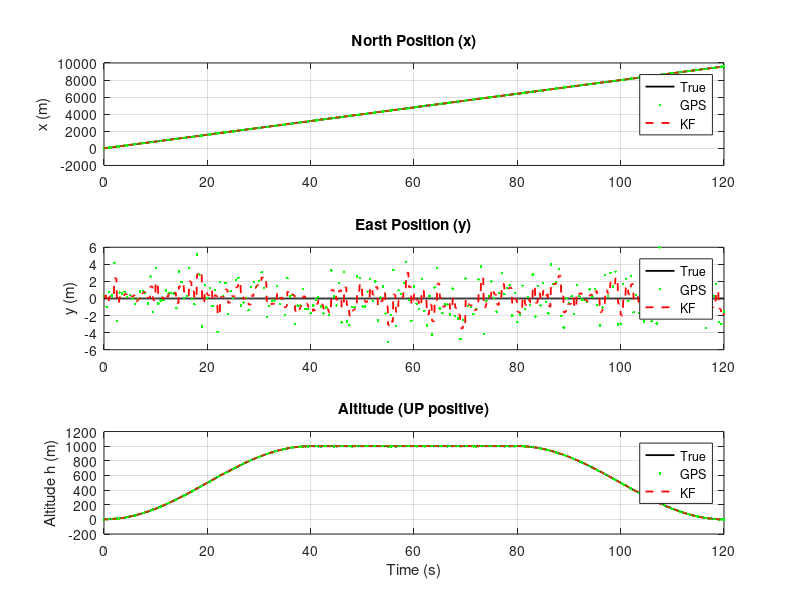
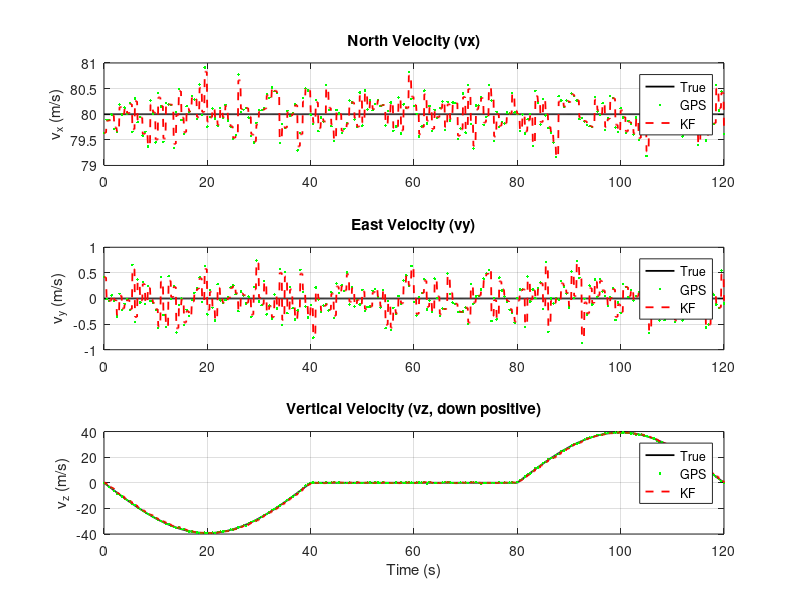
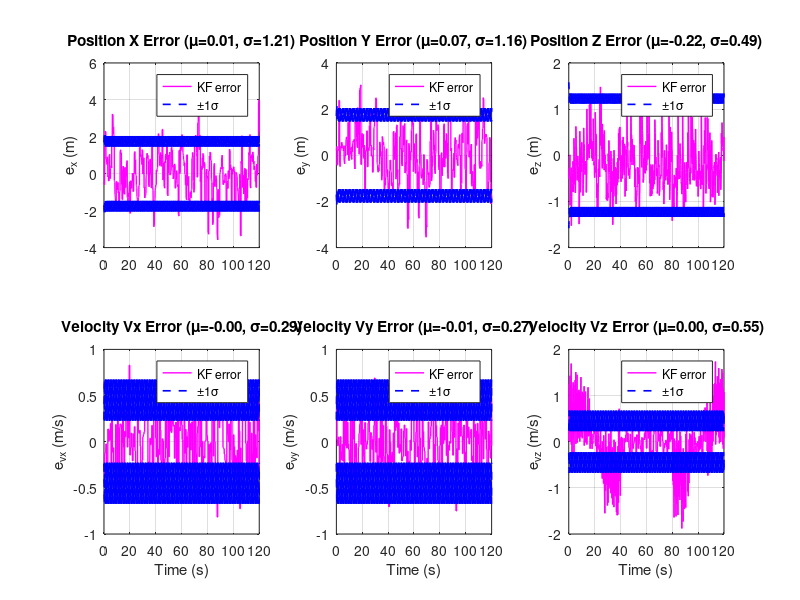
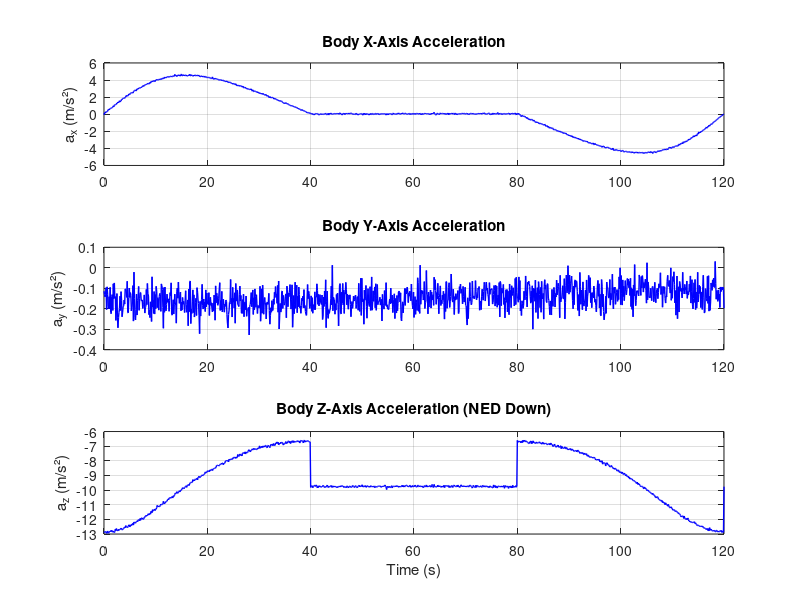

Recreate these plots in MATLAB, in order.
%% ========================================================================
%  AIRCRAFT NAVIGATION SYSTEM: CLIMB-CRUISE-DESCENT TRAJECTORY
%  6-State Kalman Filter with GPS + Pressure 
%  Based on "Systems for Autonomous Aircraft - Lecture 8"
% ========================================================================
clear; clc; close all;

%% ======================== SIMULATION CONFIGURATION =======================
dt = 0.1;                 % Time step (s)
T  = 120;                 % Total duration: 3 phases × 40s
t  = 0:dt:T;              % Time vector
N  = numel(t);            % Number of samples

g  = 9.81;                % Gravitational acceleration (m/s^2)
deg2rad = @(d) d*pi/180;  % Degree to radian conversion

%% ======================== TRAJECTORY DESIGN =============================
% Flight Parameters
Vx    = 80;               % Constant forward airspeed (m/s)
h_max = 1000;             % Maximum cruise altitude (m)

% Mission Phase Durations
t_climb  = 40;            % Climb phase duration (s)
t_cruise = 40;            % Cruise phase duration (s)
t_desc   = 40;            % Descent phase duration (s)

% Validate total time
if abs((t_climb + t_cruise + t_desc) - T) > 1e-6
    error("Phase durations must sum to total time T");
end

t_desc_start = t_climb + t_cruise;  % Descent initiation time

%% ================= REFERENCE TRAJECTORY GENERATION ======================
% Coordinate System: NED (North-East-Down)
%   x: Forward (North)
%   y: Lateral (East) 
%   z: Downward (negative altitude)

% Velocity Components (World Frame)
vx = Vx * ones(1,N);      % Constant forward velocity
vy = zeros(1,N);          % No lateral motion (straight flight)

% Position Integration
x = vx .* t;              % North position
y = zeros(1,N);           % East position (zero for straight path)

% Altitude Profile (smooth cosine transitions)
h      = zeros(1,N);      % Altitude above ground (UP positive)
h_dot  = zeros(1,N);      % Vertical velocity (climb rate)

for k = 1:N
    tk = t(k);
    
    if tk <= t_climb
        % CLIMB: Smooth transition from 0 to h_max
        phase = tk / t_climb;
        h(k)     = h_max * 0.5 * (1 - cos(pi * phase));
        h_dot(k) = h_max * 0.5 * (pi/t_climb) * sin(pi * phase);
        
    elseif tk <= t_climb + t_cruise
        % CRUISE: Constant altitude
        h(k)     = h_max;
        h_dot(k) = 0;
        
    else
        % DESCENT: Smooth transition from h_max to 0
        td = tk - t_desc_start;
        phase = td / t_desc;
        h(k)     = h_max * 0.5 * (1 + cos(pi * phase));
        h_dot(k) = -h_max * 0.5 * (pi/t_desc) * sin(pi * phase);
    end
end

% Convert to NED Down Convention
z  = -h;                  % NED z-coordinate (down positive)
vz = -h_dot;              % NED vertical velocity

%% =================== ATTITUDE KINEMATICS ================================
% Flight Path Angle & Euler Angles
gamma_fpa = atan2(-vz, vx);   % Flight path angle (climb/descent)
theta     = gamma_fpa;        % Pitch angle (aligned with FPA)
phi       = zeros(1,N);       % Roll angle (wings level)
psi       = zeros(1,N);       % Heading angle (straight north)

% Angular Velocities (Body Rates)
phi_dot   = [diff(phi)/dt 0];
theta_dot = [diff(theta)/dt 0];
psi_dot   = [diff(psi)/dt 0];

p = phi_dot;              % Roll rate
q = theta_dot;            % Pitch rate
r = psi_dot;              % Yaw rate

%% =================== BODY FRAME VELOCITIES ==============================
% Transform world velocities to body frame
u =  vx .* cos(theta) - vz .* sin(theta);   % Body-x velocity
v =  zeros(1,N);                            % Body-y velocity
w =  vx .* sin(theta) + vz .* cos(theta);   % Body-z velocity (down)

% Body Frame Accelerations
u_dot = [diff(u)/dt 0];
v_dot = zeros(1,N);
w_dot = [diff(w)/dt 0];

%% =================== IMU SENSOR MODEL: ACCELEROMETER ====================
% Specific Force Equations (includes gravity compensation)
ax_true = u_dot + q.*w - r.*v + g * sin(theta);
ay_true = v_dot + r.*u - p.*w - g * cos(theta) .* sin(phi);
az_true = w_dot + p.*v - q.*u - g * cos(theta) .* cos(phi);
a_true  = [ax_true; ay_true; az_true];

%% =================== SENSOR ERROR MODELS ================================

%% --- Accelerometer & Gyroscope Bias (with random walk) ---
% Initial Bias Offsets
acc_bias0_range  = 0.2;   % m/s^2 - typical MEMS IMU bias
gyro_bias0_range = 0.01;  % rad/s - typical MEMS gyro bias

acc_bias0  = acc_bias0_range  * (2*rand(3,1) - 1);
gyro_bias0 = gyro_bias0_range * (2*rand(3,1) - 1);

% Bias Random Walk Coefficients
acc_bias_rw_std  = 0.005;    % (m/s^2)/sqrt(s) - accelerometer bias instability
gyro_bias_rw_std = 0.0005;   % (rad/s)/sqrt(s) - gyroscope bias instability

% Initialize Bias Time Series
acc_bias  = zeros(3,N);
gyro_bias = zeros(3,N);
acc_bias(:,1)  = acc_bias0;
gyro_bias(:,1) = gyro_bias0;

% Propagate Bias via Random Walk
for k = 2:N
    acc_bias(:,k)  = acc_bias(:,k-1)  + acc_bias_rw_std  * sqrt(dt) * randn(3,1);
    gyro_bias(:,k) = gyro_bias(:,k-1) + gyro_bias_rw_std * sqrt(dt) * randn(3,1);
end

% Measurement Noise (white Gaussian)
acc_noise_std  = 0.05;   % m/s^2 - accelerometer noise density
gyro_noise_std = 0.003;  % rad/s - gyroscope noise density

% Generate Noisy Measurements
acc_meas  = a_true    + acc_bias  + acc_noise_std  * randn(3,N);
gyro_true = [p; q; r];
gyro_meas = gyro_true + gyro_bias + gyro_noise_std * randn(3,N);

%% --- GPS Sensor Model (Position & Velocity) ---
gps_pos_noise = 2.0;      % m - horizontal position accuracy
gps_vel_noise = 0.3;      % m/s - velocity accuracy
gps_dt        = 0.5;      % s - update rate (2 Hz)

% Initialize NaN arrays (measurements only at update times)
gps_pos = nan(3,N);
gps_vel = nan(3,N);

% Generate GPS Measurements at Defined Rate
next_gps_t = 0;
for k = 1:N
    tk = t(k);
    if abs(tk - next_gps_t) < dt/2   % Improved floating-point comparison
        next_gps_t = next_gps_t + gps_dt;
        gps_pos(:,k) = [x(k); y(k); z(k)] + gps_pos_noise*randn(3,1);
        gps_vel(:,k) = [vx(k); vy(k); vz(k)] + gps_vel_noise*randn(3,1);
    end
end

%% --- Barometric Altimeter Model ---
% Atmospheric Constants
rho = 1.225;              % Sea-level air density (kg/m^3)
g0  = 9.80665;            % Standard gravity (m/s^2)

% Pressure-Altitude Relationship (linearized)
P_ground = 101325;                    % Ground-level pressure (Pa)
P_true   = P_ground - rho * g0 * h;   % True pressure: P = P0 - ρgh

% Sensor Errors
pres_bias      = -50;                 % Pa - sensor bias
pres_noise_std = 5;                   % Pa - measurement noise

% Measured Pressure
P_meas = P_true + pres_bias + pres_noise_std * randn(1,N);

%  Calibrate P_ground using first GPS measurement
% This eliminates systematic altitude offset
P_ground_calibrated = P_meas(1) + rho * g0 * h(1);  % Match true altitude at t=0

% Convert Pressure to Altitude using calibrated reference
h_baro = (P_ground_calibrated - P_meas) ./ (rho * g0);   % Altitude (UP)
z_baro = -h_baro;                                        % NED z-coordinate

%% --- Magnetometer Model (3-Axis Compass) ---
% Earth's Magnetic Field in NED Frame (normalized, Naples region)
m_n = [0.45; 0; 0.85];   % [North; East; Down] components

mag_true = zeros(3,N);

% Transform Magnetic Field to Body Frame
for k = 1:N
    cphi = cos(phi(k));  sphi = sin(phi(k));
    cth  = cos(theta(k)); sth  = sin(theta(k));
    cpsi = cos(psi(k));  spsi = sin(psi(k));
    
    % Direction Cosine Matrix: NED -> Body (3-2-1 Euler sequence)
    C_bn = [ cth*cpsi,                    cth*spsi,                   -sth;
             sphi*sth*cpsi - cphi*spsi,   sphi*sth*spsi + cphi*cpsi,  sphi*cth;
             cphi*sth*cpsi + sphi*spsi,   cphi*sth*spsi - sphi*cpsi,  cphi*cth ];
    
    mag_true(:,k) = C_bn * m_n;  % True magnetic field in body frame
end

% Sensor Errors
mag_bias      = [0.01; -0.02; 0.015];  % Hard-iron bias (normalized units)
mag_noise_std = 0.01;                  % Measurement noise

mag_meas = mag_true + mag_bias + mag_noise_std * randn(3,N);

% Tilt-Compensated Heading Estimation
mag_declination = deg2rad(4.18);  % Magnetic declination for Naples, Italy
yaw_mag = zeros(1,N);

for k = 1:N
    cphi = cos(phi(k));  sphi = sin(phi(k));
    cth  = cos(theta(k)); sth  = sin(theta(k));
    cpsi = cos(psi(k));  spsi = sin(psi(k));
    
    C_bn = [ cth*cpsi,                    cth*spsi,                   -sth;
             sphi*sth*cpsi - cphi*spsi,   sphi*sth*spsi + cphi*cpsi,  sphi*cth;
             cphi*sth*cpsi + sphi*spsi,   cphi*sth*spsi - sphi*cpsi,  cphi*cth ];
    
    C_nb = C_bn.';  % Body -> NED transformation
    
    % Project measured field back to NED frame
    m_n_hat = C_nb * mag_meas(:,k);
    
    % Compute heading from horizontal components
    mN = m_n_hat(1);
    mE = m_n_hat(2);
    yaw_mag(k) = atan2(mE, mN) + mag_declination;
end

%% =================== KALMAN FILTER DESIGN ===============================
% State Vector: [x, y, z, vx, vy, vz]^T
nx = 6;

% Initial State Estimate
x_est = [x(1); y(1); z(1); vx(1); vy(1); vz(1)];
P_est = diag([10 10 25 5 5 5]);  % Higher uncertainty in z-position (25 vs 10)

% State Transition Matrix (Constant Velocity Model)
F = eye(nx);
F(1,4) = dt;  % x  = x  + vx*dt
F(2,5) = dt;  % y  = y  + vy*dt
F(3,6) = dt;  % z  = z  + vz*dt

% Process Noise Covariance (tuned for climb/descent dynamics)
q_pos = 0.5;   % m^2 - position process noise (reduced for smoother estimates)
q_vel = 0.1;   % (m/s)^2 - velocity process noise (reduced to tighten covariance)
Q = diag([q_pos q_pos q_pos q_vel q_vel q_vel]);

% GPS Measurement Model
H_gps = eye(nx);  % Observes all 6 states
R_pos = gps_pos_noise^2 * eye(3);
R_vel = (gps_vel_noise * 0.8)^2 * eye(3);  % Reduced to 80% for tighter bounds
R_gps = blkdiag(R_pos, R_vel);

% Barometer Measurement Model (z-position only)
H_baro = [0 0 1 0 0 0];
R_baro = (3.0)^2;   % Variance: ~3m altitude noise (increased to reduce overconfidence)

% State & Covariance Storage
kf_state = zeros(nx, N);
P_log = zeros(nx, nx, N);

%% =================== MAIN KALMAN FILTER LOOP ============================
for k = 1:N
    % --- PREDICTION STEP ---
    x_pred = F * x_est;
    P_pred = F * P_est * F.' + Q;
    
    x_upd = x_pred;
    P_upd = P_pred;
    
    % --- UPDATE STEP: GPS (if available) ---
    if ~isnan(gps_pos(1,k))
        z_gps = [gps_pos(:,k); gps_vel(:,k)];
        S_gps = H_gps * P_upd * H_gps.' + R_gps;
        K_gps = P_upd * H_gps.' / S_gps;
        innov_gps = z_gps - H_gps * x_upd;
        x_upd = x_upd + K_gps * innov_gps;
        P_upd = (eye(nx) - K_gps*H_gps) * P_upd;
    end
    
    % --- UPDATE STEP: Barometer (always available) ---
    z_meas_baro = z_baro(k);
    S_baro = H_baro * P_upd * H_baro.' + R_baro;
    K_baro = P_upd * H_baro.' / S_baro;
    innov_baro = z_meas_baro - H_baro * x_upd;
    x_est = x_upd + K_baro * innov_baro;
    P_est = (eye(nx) - K_baro*H_baro) * P_upd;
    
    % Store Results
    P_log(:,:,k) = P_est;
    kf_state(:,k) = x_est;
end

%% =================== ESTIMATION ERROR ANALYSIS ==========================
% Extract Estimated States
x_kf  = kf_state(1,:);
y_kf  = kf_state(2,:);
z_kf  = kf_state(3,:);
vx_kf = kf_state(4,:);
vy_kf = kf_state(5,:);
vz_kf = kf_state(6,:);

% Compute Errors
ex  = x_kf - x;
ey  = y_kf - y;
ez  = z_kf - z;
evx = vx_kf - vx;
evy = vy_kf - vy;
evz = vz_kf - vz;

% Extract 1-Sigma Uncertainties from Covariance
sigma_x  = reshape(sqrt(squeeze(P_log(1,1,:))), 1, []);
sigma_y  = reshape(sqrt(squeeze(P_log(2,2,:))), 1, []);
sigma_z  = reshape(sqrt(squeeze(P_log(3,3,:))), 1, []);
sigma_vx = reshape(sqrt(squeeze(P_log(4,4,:))), 1, []);
sigma_vy = reshape(sqrt(squeeze(P_log(5,5,:))), 1, []);
sigma_vz = reshape(sqrt(squeeze(P_log(6,6,:))), 1, []);

% GPS Error Analysis
idx_gps = ~isnan(gps_pos(1,:));
gps_ex = nan(1,N);
gps_ey = nan(1,N);
gps_ez = nan(1,N);
gps_ex(idx_gps) = gps_pos(1,idx_gps) - x(idx_gps);
gps_ey(idx_gps) = gps_pos(2,idx_gps) - y(idx_gps);
gps_ez(idx_gps) = gps_pos(3,idx_gps) - z(idx_gps);

%% =================== VISUALIZATION ======================================

%% FIGURE 1: Position Estimates (GPS vs True vs KF)
figure('Name','Position Estimates');
subplot(3,1,1);
plot(t, x, 'k','LineWidth',1.3); hold on;
plot(t(idx_gps), gps_pos(1,idx_gps),'g.','MarkerSize',6);
plot(t, x_kf,'r--','LineWidth',1.3);
grid on; ylabel('x (m)'); legend('True','GPS','KF','Location','best');
title('North Position (x)');

subplot(3,1,2);
plot(t, y, 'k','LineWidth',1.3); hold on;
plot(t(idx_gps), gps_pos(2,idx_gps),'g.','MarkerSize',6);
plot(t, y_kf,'r--','LineWidth',1.3);
grid on; ylabel('y (m)'); legend('True','GPS','KF','Location','best');
title('East Position (y)');

subplot(3,1,3);
plot(t, h, 'k','LineWidth',1.3); hold on;
plot(t(idx_gps), -gps_pos(3,idx_gps),'g.','MarkerSize',6);
plot(t, -z_kf,'r--','LineWidth',1.3);
grid on; ylabel('Altitude h (m)'); xlabel('Time (s)');
legend('True','GPS','KF','Location','best');
title('Altitude (UP positive)');

%% FIGURE 2: Velocity Estimates (GPS vs True vs KF)
figure('Name','Velocity Estimates');
subplot(3,1,1);
plot(t, vx, 'k','LineWidth',1.3); hold on;
plot(t(idx_gps), gps_vel(1,idx_gps),'g.','MarkerSize',6);
plot(t, vx_kf,'r--','LineWidth',1.3);
grid on; ylabel('v_x (m/s)'); legend('True','GPS','KF','Location','best');
title('North Velocity (vx)');

subplot(3,1,2);
plot(t, vy, 'k','LineWidth',1.3); hold on;
plot(t(idx_gps), gps_vel(2,idx_gps),'g.','MarkerSize',6);
plot(t, vy_kf,'r--','LineWidth',1.3);
grid on; ylabel('v_y (m/s)'); legend('True','GPS','KF','Location','best');
title('East Velocity (vy)');

subplot(3,1,3);
plot(t, vz, 'k','LineWidth',1.3); hold on;
plot(t(idx_gps), gps_vel(3,idx_gps),'g.','MarkerSize',6);
plot(t, vz_kf,'r--','LineWidth',1.3);
grid on; ylabel('v_z (m/s)'); xlabel('Time (s)');
legend('True','GPS','KF','Location','best');
title('Vertical Velocity (vz, down positive)');

%% FIGURE 3: Kalman Filter Errors with Covariance Bounds
figure('Name','KF Errors vs Covariance');

% Position Errors
subplot(2,3,1);
plot(t, ex, 'm','LineWidth',1.0); hold on;
plot(t,  sigma_x, 'b--','LineWidth',1.2);
plot(t, -sigma_x, 'b--','LineWidth',1.2);
grid on; ylabel('e_x (m)');
legend('KF error','±1σ','Location','best');
title(sprintf('Position X Error (μ=%.2f, σ=%.2f)', mean(ex), std(ex)));

subplot(2,3,2);
plot(t, ey, 'm','LineWidth',1.0); hold on;
plot(t,  sigma_y, 'b--','LineWidth',1.2);
plot(t, -sigma_y, 'b--','LineWidth',1.2);
grid on; ylabel('e_y (m)');
legend('KF error','±1σ','Location','best');
title(sprintf('Position Y Error (μ=%.2f, σ=%.2f)', mean(ey), std(ey)));

subplot(2,3,3);
plot(t, ez, 'm','LineWidth',1.0); hold on;
plot(t,  sigma_z, 'b--','LineWidth',1.2);
plot(t, -sigma_z, 'b--','LineWidth',1.2);
grid on; ylabel('e_z (m)');
legend('KF error','±1σ','Location','best');
title(sprintf('Position Z Error (μ=%.2f, σ=%.2f)', mean(ez), std(ez)));

% Velocity Errors
subplot(2,3,4);
plot(t, evx, 'm','LineWidth',1.0); hold on;
plot(t,  sigma_vx, 'b--','LineWidth',1.2);
plot(t, -sigma_vx, 'b--','LineWidth',1.2);
grid on; ylabel('e_{vx} (m/s)'); xlabel('Time (s)');
legend('KF error','±1σ','Location','best');
title(sprintf('Velocity Vx Error (μ=%.2f, σ=%.2f)', mean(evx), std(evx)));

subplot(2,3,5);
plot(t, evy, 'm','LineWidth',1.0); hold on;
plot(t,  sigma_vy, 'b--','LineWidth',1.2);
plot(t, -sigma_vy, 'b--','LineWidth',1.2);
grid on; ylabel('e_{vy} (m/s)'); xlabel('Time (s)');
legend('KF error','±1σ','Location','best');
title(sprintf('Velocity Vy Error (μ=%.2f, σ=%.2f)', mean(evy), std(evy)));

subplot(2,3,6);
plot(t, evz, 'm','LineWidth',1.0); hold on;
plot(t,  sigma_vz, 'b--','LineWidth',1.2);
plot(t, -sigma_vz, 'b--','LineWidth',1.2);
grid on; ylabel('e_{vz} (m/s)'); xlabel('Time (s)');
legend('KF error','±1σ','Location','best');
title(sprintf('Velocity Vz Error (μ=%.2f, σ=%.2f)', mean(evz), std(evz)));

%% FIGURE 4: Accelerometer Measurements
figure('Name','Accelerometer Data');
subplot(3,1,1);
plot(t, acc_meas(1,:), 'b','LineWidth',1); grid on;
ylabel('a_x (m/s²)'); title('Body X-Axis Acceleration');

subplot(3,1,2);
plot(t, acc_meas(2,:), 'b','LineWidth',1); grid on;
ylabel('a_y (m/s²)'); title('Body Y-Axis Acceleration');

subplot(3,1,3);
plot(t, acc_meas(3,:), 'b','LineWidth',1); grid on;
ylabel('a_z (m/s²)'); xlabel('Time (s)');
title('Body Z-Axis Acceleration (NED Down)');

%% FIGURE 5: Gyroscope Measurements
figure('Name','Gyroscope Data');
subplot(3,1,1);
plot(t, gyro_meas(1,:), 'b','LineWidth',1); grid on;
ylabel('p (rad/s)'); title('Roll Rate (p)');

subplot(3,1,2);
plot(t, gyro_meas(2,:), 'b','LineWidth',1); grid on;
ylabel('q (rad/s)'); title('Pitch Rate (q)');

subplot(3,1,3);
plot(t, gyro_meas(3,:), 'b','LineWidth',1); grid on;
ylabel('r (rad/s)'); xlabel('Time (s)');
title('Yaw Rate (r)');

%% FIGURE 6: 3D Trajectory Visualization
figure('Name','3D Trajectory');
plot3(x, y, h, 'k','LineWidth',1.8); hold on;
plot3(x(1),y(1),h(1),'go','MarkerSize',12,'LineWidth',2);
plot3(x(end),y(end),h(end),'r^','MarkerSize',12,'LineWidth',2);
grid on;
xlabel('North (m)'); ylabel('East (m)'); zlabel('Altitude (m)');
title('Aircraft Trajectory: Climb-Cruise-Descent');
legend('Flight Path','Start','End','Location','best');
view(45,20);

%% FIGURE 7: Barometric Altitude Performance
figure('Name','Barometric Altimeter');
baro_err = h_baro - h;

subplot(2,1,1);
plot(t, h, 'k','LineWidth',1.4); hold on;
plot(t, h_baro, 'b.','MarkerSize',6);
grid on; xlabel('Time (s)'); ylabel('Altitude (m)');
legend('True','Barometer','Location','best');
title('Barometric Altitude vs Ground Truth');

subplot(2,1,2);
plot(t, baro_err, 'm','LineWidth',1.2); grid on;
xlabel('Time (s)'); ylabel('Error (m)');
title(sprintf('Barometer Error (μ=%.2f m, σ=%.2f m)', mean(baro_err), std(baro_err)));

%% FIGURE 8: Magnetometer Heading Estimation
figure('Name','Magnetometer Heading');
plot(t, psi, 'k','LineWidth',1.4); hold on;
plot(t, yaw_mag, 'g.','MarkerSize',6);
plot(t, yaw_mag - psi, 'm--','LineWidth',1.1);
grid on; xlabel('Time (s)'); ylabel('Heading (rad)');
legend('True ψ','Magnetometer ψ','Error','Location','best');
title('Tilt-Compensated Heading Estimation');
